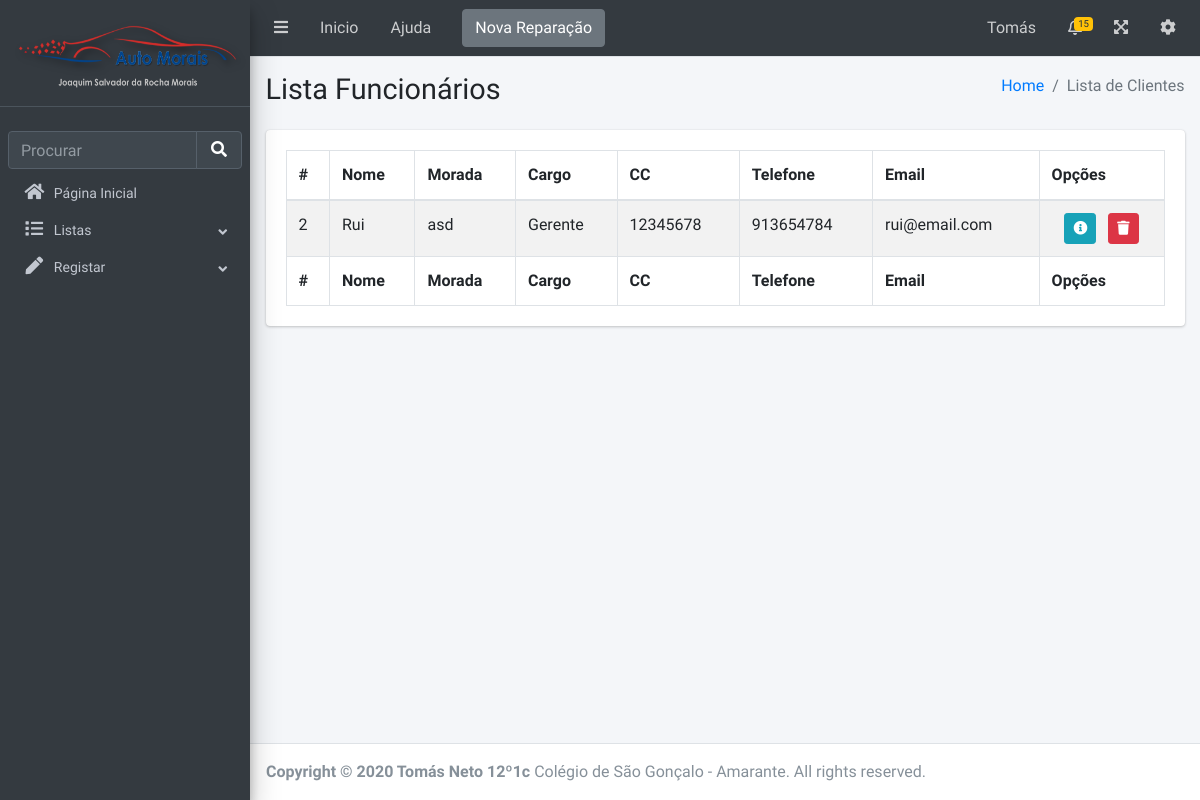
The page /admindashboard/listafunc (signed in) on the database as committed earlier.
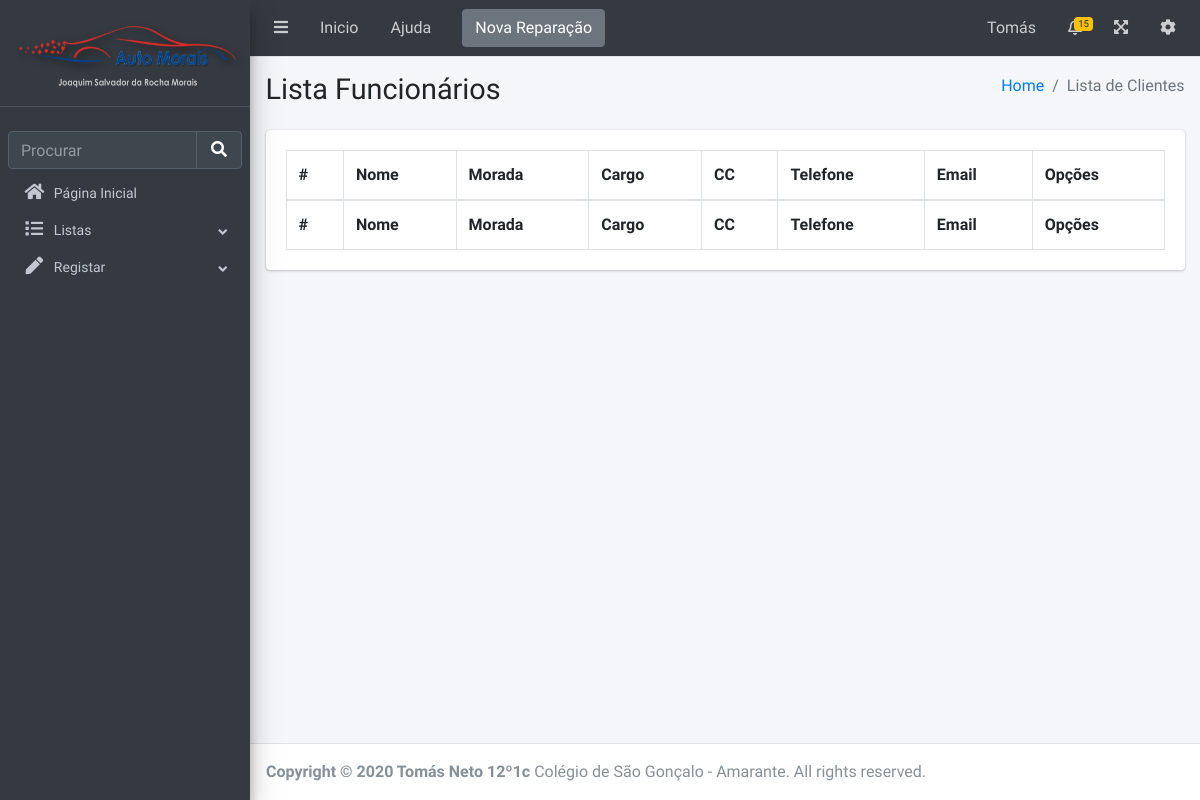
The same page on the database as committed later.
### app.py (models this page shows, shortened)
class users(UserMixin, db.Model):
	id = db.Column(db.Integer, primary_key = True)
	nome = db.Column(db.String(100), nullable = False)
	morada = db.Column(db.String(500), nullable = False, default = "Nao inserido")
	cc = db.Column(db.String(10), nullable = False, default = "Nao inserido", unique=True)
	cargo = db.Column(db.String(20), nullable=False, default = "Patrao")
	nif = db.Column(db.String(20), nullable = False, default = "Nao inserido", unique=True)
	telefone = db.Column(db.Integer, nullable = False, default = "Nao inserido", unique=True)
	email = db.Column(db.String(100), nullable = False, default ="Nao inserido", unique=True)
	password = db.Column(db.String(100), nullable = False, default ="ola")
	data_registo = db.Column(db.String(20), nullable =False, default = today.strftime("%d/%m/%Y") )

### app.py (the view)
@app.route("/admindashboard/listafunc")
@login_required
def listFunc():
	if current_user.cargo == 'Patrao':
		all_funcs = users.query.filter(users.cargo != 'Patrao')
		return render_template("Software/pages/tables/funcTable.html", funcs=all_funcs)
	else:
		return redirect("/admindashboard")

### app.py (called while the page is built)
@login_manager.user_loader
def load_user(user_id):
	return users.query.get(int(user_id))

### templates/Software/pages/tables/funcTable.html (shortened to what the changed rows need)
{%extends 'Software/adminBase.html'%}
{%block body%}
            <section class="content-header">
                <div class="container-fluid">
                    <div class="row mb-2">
                        <div class="col-sm-6">
                            <h1>Lista Funcionários</h1>
                        </div>
                    </div>
                </div>
            </section>
            <section class="content">
                <div class="container-fluid">
                    <div class="row">
                        <div class="col-12">
                            <div class="card">
                                <div class="card-body">
                                    <table id="example1" class="table table-bordered table-striped">
                                        <thead>
                                            <tr>
                                                <th>#</th>
                                                <th>Nome</th>
                                                <th>Morada</th>
                                                <th>Cargo</th>
                                                <th>CC</th>
                                                <th>Telefone</th>
                                                <th>Email</th>
                                                <th>Opções</th>
                                            </tr>
                                        </thead>
                                        <tbody>
                                            {%for func in funcs%}
                                        <tr>
                                            <td>{{ func.id }}</td>
                                            <td>{{ func.nome }}</td>
                                            <td>{{ func.morada }}</td>
                                            <td>{{ func.cargo }}</td>
                                            <td>{{ func.cc }}</td>
                                            <td>{{ func.telefone }}</td>
                                            <td>{{ func.email }}</td>
                                            <td>
                                                <center>
                                                    <a href="/admindashboard/func/{{ func.id }}" class="btn btn-info btn-circle btn-sm">
                                                    <i class="fas fa-info-circle"></i>
                                                    </a>&nbsp;&nbsp;
                                                    {% if current_user.cargo != 'Empregado'%}
                                                        <a href="/delete/func/{{ func.id }}" class="btn btn-danger btn-circle btn-sm">
                                                            <i class="fas fa-trash"></i>
                                                        </a>
                                                    {% endif %}
                                                </center>
                                            </td>
                                        </tr>
                                        {%endfor%}
                                        </tbody>
                                        <tfoot>
                                            <tr>
                                                <th>#</th>
                                                <th>Nome</th>
                                                <th>Morada</th>
                                                <th>Cargo</th>
                                                <th>CC</th>
                                                <th>Telefone</th>
                                                <th>Email</th>
                                                <th>Opções</th>
                                            </tr>
                                        </tfoot>
                                    </table>
                                </div>
                            </div>
                        </div>
                    </div>
                </div>
            </section>
        </div>
        {%endblock%}

Rows that differ between the two databases and show on the page:
removed users: id "2", nome "Rui", morada "asd", cargo "Gerente", cc "12345678", telefone "913654784", email "rui@email.com"
